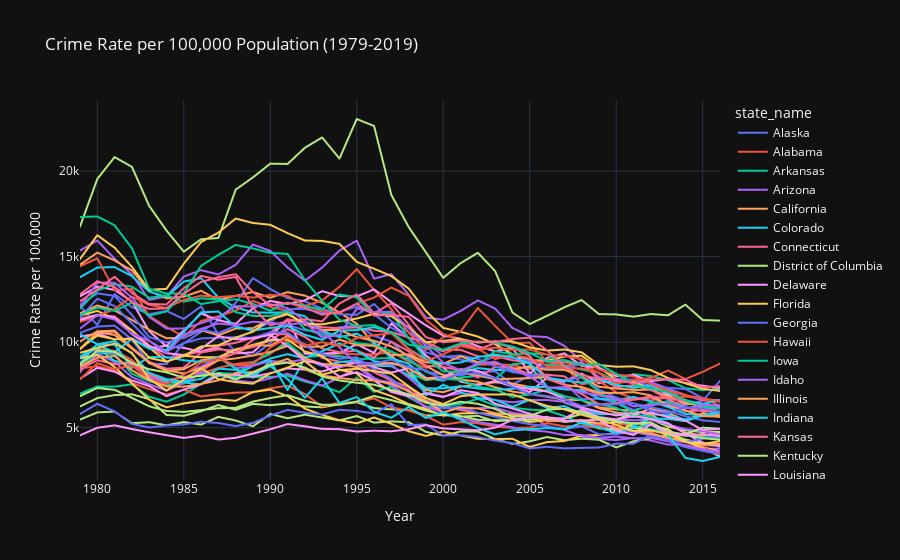

Write notebook code for a chart like this one.
### Code cell
import plotly.express as px
import pandas as pd

data['total_crimes'] = data[['violent_crime', 'property_crime', 'homicide', 'rape_legacy', 'robbery', 'burglary', 'larceny', 'motor_vehicle_theft']].sum(axis=1)

data['crime_rate'] = (data['total_crimes'] / data['population']) * 100000

fig = px.line(data_frame=data, x='year', y='crime_rate', color='state_name', title='Crime Rate per 100,000 Population (1979-2019)', labels={'crime_rate': 'Crime Rate per 100,000'})
fig.update_traces(mode='lines', line=dict(width=2))
fig.update_layout(xaxis_title='Year', yaxis_title='Crime Rate per 100,000', template='plotly_dark')

fig.show()
